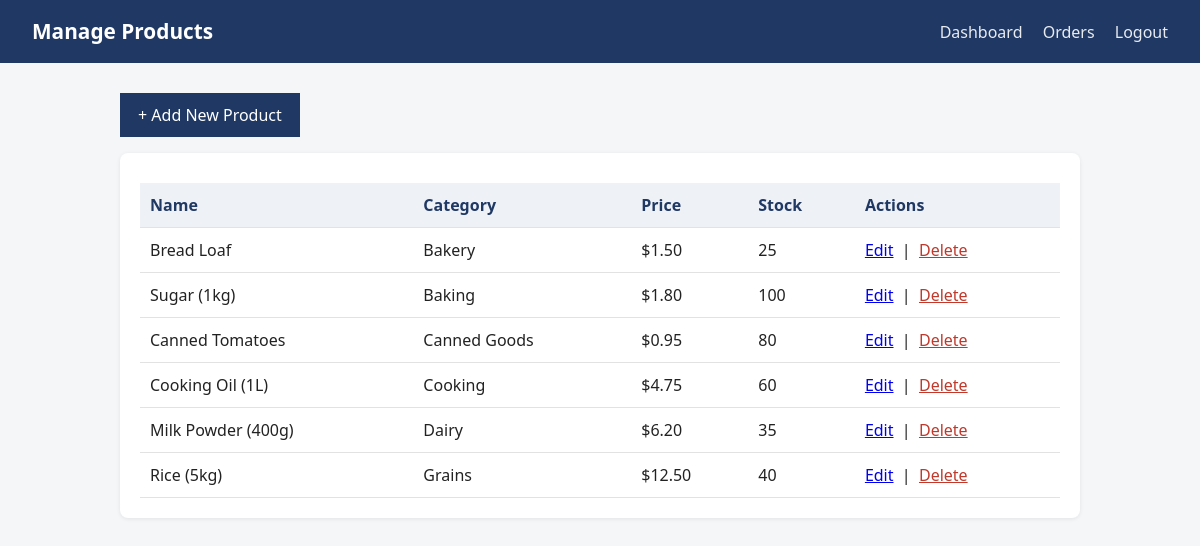
/admin/products.php (signed in), run on the app's committed database.
### tables this page shows
CREATE TABLE products (
    product_id    INT AUTO_INCREMENT PRIMARY KEY,
    name          VARCHAR(150) NOT NULL,
    category      VARCHAR(80)  NOT NULL,
    price         DECIMAL(10,2) NOT NULL,
    stock_qty     INT NOT NULL DEFAULT 0,
    image_url     VARCHAR(255) DEFAULT NULL,
    created_at    TIMESTAMP DEFAULT CURRENT_TIMESTAMP
);

### admin/products.php (the view, shortened to what this page needs)
<?php
require_once '../config.php';
$products = $conn->query('SELECT * FROM products ORDER BY category, name');
?>
<!DOCTYPE html>
<html lang="en">
<head>
<link rel="stylesheet" href="../css/style.css">
</head>
<body>
<header>
    <h1>Manage Products</h1>
    <nav>
        <a href="dashboard.php">Dashboard</a>
        <a href="orders.php">Orders</a>
        <a href="logout.php">Logout</a>
    </nav>
</header>
<div class="container">
    <a href="product_form.php" class="btn" style="padding:10px 18px;">+ Add New Product</a>
    <div class="card" style="margin-top:16px;">
        <table>
            <tr><th>Name</th><th>Category</th><th>Price</th><th>Stock</th><th>Actions</th></tr>
            <?php while ($p = $products->fetch_assoc()): ?>
                <tr>
                    <td><?php echo htmlspecialchars($p['name']); ?></td>
                    <td><?php echo htmlspecialchars($p['category']); ?></td>
                    <td>$<?php echo number_format($p['price'], 2); ?></td>
                    <td><?php echo $p['stock_qty']; ?></td>
                    <td>
                        <a href="product_form.php?id=<?php echo $p['product_id']; ?>">Edit</a>
                        &nbsp;|&nbsp;
                        <a href="products.php?delete=<?php echo $p['product_id']; ?>"
                           style="color:#c0392b;"
                           onclick="return confirm('Delete this product?');">Delete</a>
                    </td>
                </tr>
            <?php endwhile; ?>
        </table>
    </div>
</div>
</body>
</html>

### css/style.css (style rules this page uses)
* { box-sizing: border-box; margin: 0; padding: 0; }
body { font-family: 'Segoe UI', Arial, sans-serif; background: #f4f6f8; color: #222; line-height: 1.5; }
header { background: #1f3864; color: #fff; padding: 16px 32px; display: flex; justify-content: space-between; align-items: center; }
header a { color: #fff; text-decoration: none; }
header h1 { font-size: 1.3rem; }
header nav a { margin-left: 16px; opacity: 0.9; }
.container { max-width: 1000px; margin: 30px auto; padding: 0 20px; }
.card { background: #fff; border-radius: 8px; box-shadow: 0 1px 4px rgba(0,0,0,0.08); padding: 20px; margin-bottom: 20px; }
button, .btn { background: #1f3864; color: #fff; border: none; cursor: pointer; text-decoration: none; display: inline-block; }
table { width: 100%; border-collapse: collapse; margin-top: 10px; }
th, td { text-align: left; padding: 10px; border-bottom: 1px solid #e2e2e2; }
th { background: #eef1f6; color: #1f3864; }

### data on the page
products: name "Bread Loaf", category "Bakery", price "1.50", stock_qty "25"
products: name "Sugar (1kg)", category "Baking", price "1.80", stock_qty "100"
products: name "Canned Tomatoes", category "Canned Goods", price "0.95", stock_qty "80"
products: name "Cooking Oil (1L)", category "Cooking", price "4.75", stock_qty "60"
products: name "Milk Powder (400g)", category "Dairy", price "6.20", stock_qty "35"
products: name "Rice (5kg)", category "Grains", price "12.50", stock_qty "40"
